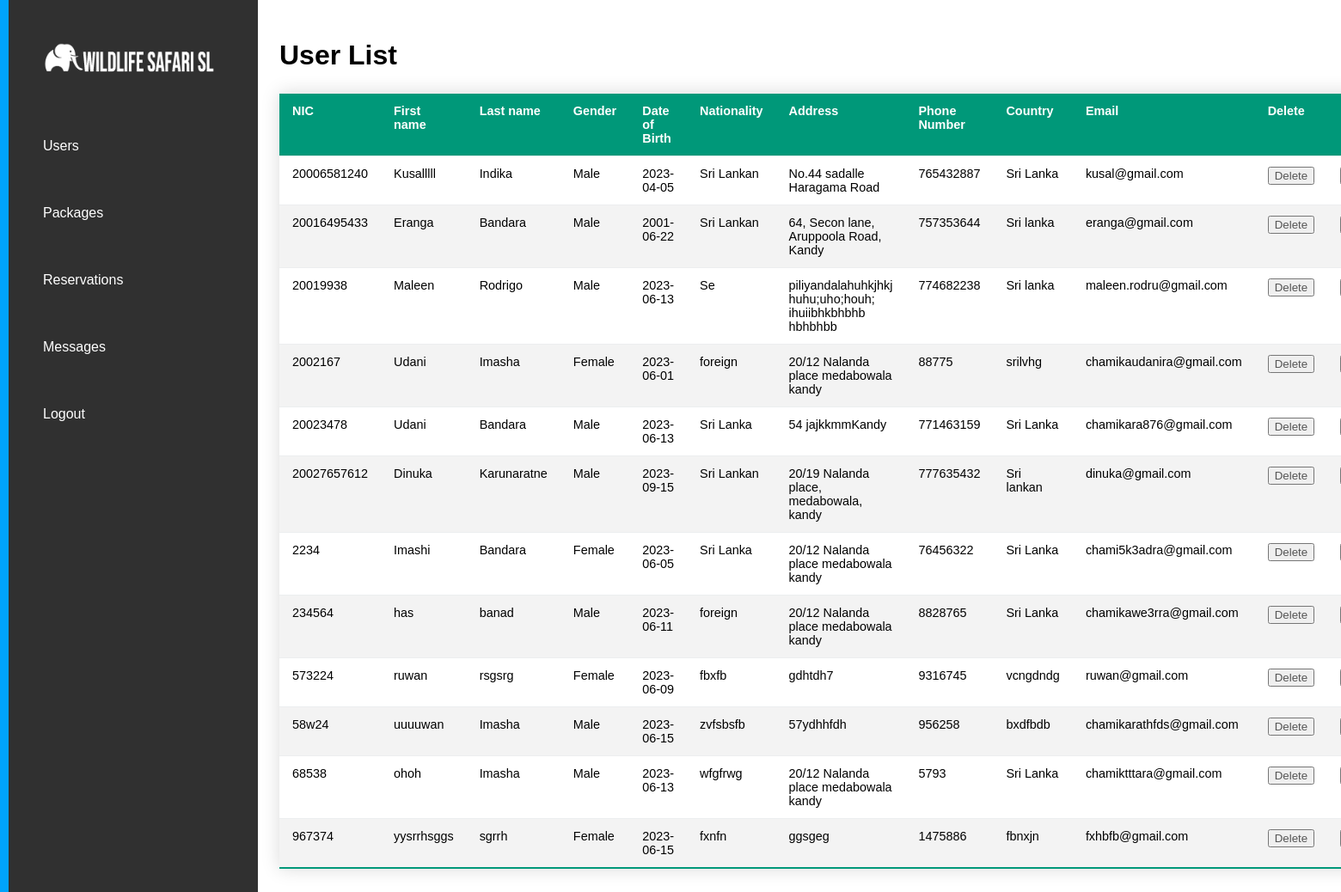
/users.php (signed in), run on the app's committed database.
### tables this page shows
CREATE TABLE `users` (
  `user_id` varchar(12) NOT NULL,
  `f_name` varchar(255) NOT NULL,
  `l_name` varchar(255) NOT NULL,
  `gender` varchar(255) NOT NULL,
  `dob` date NOT NULL,
  `nationality` varchar(255) NOT NULL,
  `address` varchar(255) NOT NULL,
  `phone` int(20) NOT NULL,
  `country` varchar(255) NOT NULL,
  `email` varchar(255) NOT NULL,
  `password` varchar(255) NOT NULL
);

### users.php (the view, shortened to what this page needs)
<?php
include_once "database.php";
$result = mysqli_query($conn,"SELECT * FROM users");
?>
<!DOCTYPE html>
<html>
<head>
<link rel="stylesheet" href="assets/css/style.css">
</head>
<body>
<?php include "admin.php"?>
<div class="section-3">
	<h1>User List</h1>
	<table class="styled-table">
			<thead>
				<tr>
				<th>NIC</th>
				<th>First name</th>
				<th>Last name</th>
				<th>Gender</th>
				<th>Date of Birth</th>
				<th>Nationality</th>
				<th>Address</th>
				<th>Phone Number</th>
				<th>Country</th>
				<th>Email</th>
				<th>Delete</th>
				<th>Edit</th>
				</tr>
			</thead>
		<?php
		while($row = mysqli_fetch_array($result)) {
		?>
		<td><?php echo $row["user_id"]; ?></td>
		<td><?php echo $row["f_name"]; ?></td>
		<td><?php echo $row["l_name"]; ?></td>
		<td><?php echo $row["gender"]; ?></td>
		<td><?php echo $row["dob"]; ?></td>
		<td><?php echo $row["nationality"]; ?></td>
		<td><?php echo $row["address"]; ?></td>
		<td><?php echo $row["phone"]; ?></td>
		<td><?php echo $row["country"]; ?></td>
		<td><?php echo $row["email"]; ?></td>
		<td><button><a href="delete.php?user_id=<?php echo $row["user_id"]; ?>" onclick="return confirm('Are you sure ?')">Delete</a></button></td>
		<td><button><a href="update.php?user_id=<?php echo $row["user_id"]; ?>">Update</a></button></td>
		<?php
		}
		?>
	</table>
</div>
</body>
</html>

### assets/css/style.css (style rules this page uses)
body { height: auto; margin : 0; padding: 0; }
* { font-family: sans-serif; box-sizing: border-box; }
a { text-decoration: none; color: #555; }
.section-3 { margin: -700px 300px; padding: 25px 25px 25px 25px }
table { width: 100%; margin-bottom: auto; }
table th, table td { vertical-align: top; border-top: 1px solid #eceeef; }
.styled-table { border-collapse: collapse; margin: 25px 0; font-size: 0.9em; font-family: sans-serif; width: 100%; box-shadow: 0 0 20px rgba(0, 0, 0, 0.15); }
.styled-table thead tr { width:100%; background-color: #009879; color: #ffffff; text-align: left; }
.styled-table th, .styled-table td { padding: 12px 15px; }

### data on the page
users: user_id "20006581240", f_name "Kusalllll", l_name "Indika", gender "Male", dob "2023-04-05", nationality "Sri Lankan", address "No.44 sadalle Haragama Road", phone "765432887", country "Sri Lanka", email "kusal@gmail.com"
users: user_id "20016495433", f_name "Eranga", l_name "Bandara", gender "Male", dob "2001-06-22", nationality "Sri Lankan", address "64, Secon lane, Aruppoola Road, Kandy", phone "757353644", country "Sri lanka", email "eranga@gmail.com"
users: user_id "20019938", f_name "Maleen", l_name "Rodrigo", gender "Male", dob "2023-06-13", nationality "Se", address "piliyandalahuhkjhkj huhu;uho;houh; ihuiibhkbhbhb hbhbhbb", phone "774682238", country "Sri lanka", email "maleen.rodru@gmail.com"
users: user_id "2002167", f_name "Udani", l_name "Imasha", gender "Female", dob "2023-06-01", nationality "foreign", address "20/12 Nalanda place medabowala kandy", phone "88775", country "srilvhg", email "chamikaudanira@gmail.com"
users: user_id "20023478", f_name "Udani", l_name "Bandara", gender "Male", dob "2023-06-13", nationality "Sri Lanka", address "54 jajkkmmKandy", phone "771463159", country "Sri Lanka", email "chamikara876@gmail.com"
users: user_id "20027657612", f_name "Dinuka", l_name "Karunaratne", gender "Male", dob "2023-09-15", nationality "Sri Lankan", address "20/19 Nalanda place, medabowala, kandy", phone "777635432", country "Sri lankan", email "dinuka@gmail.com"
users: user_id "2234", f_name "Imashi", l_name "Bandara", gender "Female", dob "2023-06-05", nationality "Sri Lanka", address "20/12 Nalanda place medabowala kandy", phone "76456322", country "Sri Lanka", email "chami5k3adra@gmail.com"
users: user_id "234564", f_name "has", l_name "banad", gender "Male", dob "2023-06-11", nationality "foreign", address "20/12 Nalanda place medabowala kandy", phone "8828765", country "Sri Lanka", email "chamikawe3rra@gmail.com"
users: user_id "573224", f_name "ruwan", l_name "rsgsrg", gender "Female", dob "2023-06-09", nationality "fbxfb", address "gdhtdh7", phone "9316745", country "vcngdndg", email "ruwan@gmail.com"
users: user_id "58w24", f_name "uuuuwan", l_name "Imasha", gender "Male", dob "2023-06-15", nationality "zvfsbsfb", address "57ydhhfdh", phone "956258", country "bxdfbdb", email "chamikarathfds@gmail.com"
users: user_id "68538", f_name "ohoh", l_name "Imasha", gender "Male", dob "2023-06-13", nationality "wfgfrwg", address "20/12 Nalanda place medabowala kandy", phone "5793", country "Sri Lanka", email "chamiktttara@gmail.com"
users: user_id "967374", f_name "yysrrhsggs", l_name "sgrrh", gender "Female", dob "2023-06-15", nationality "fxnfn", address "ggsgeg", phone "1475886", country "fbnxjn", email "fxhbfb@gmail.com"
